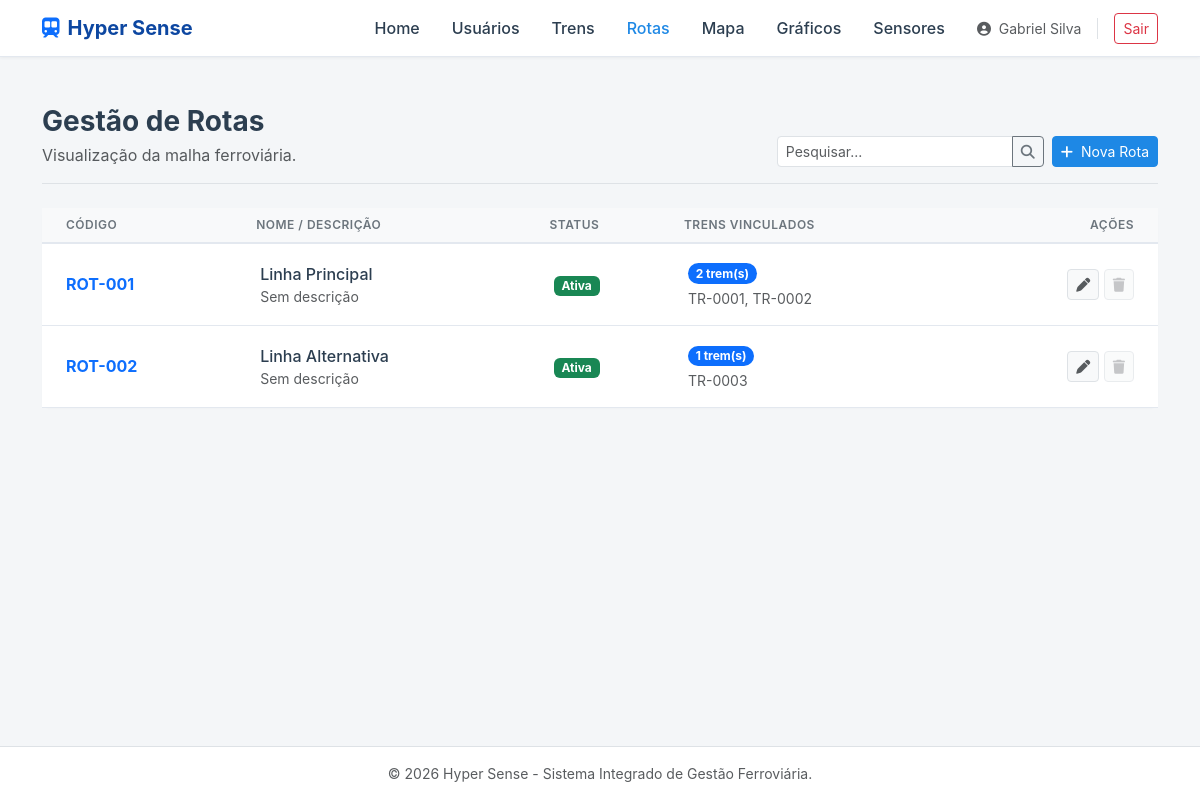
The page /Tela/rotas.php (signed in) on the database its author committed.
### tables this page shows
CREATE TABLE IF NOT EXISTS rotas (
    id INT AUTO_INCREMENT PRIMARY KEY,
    codigo VARCHAR(20) NOT NULL UNIQUE,
    nome VARCHAR(100) NOT NULL,
    status VARCHAR(20) NOT NULL DEFAULT 'Ativa',
    descricao TEXT NULL,
    distancia_km DECIMAL(8,2) NULL,
    tempo_estimado VARCHAR(50) NULL,
    data_criacao DATE NULL
);

### Tela/auth.php (called while the page is built, shortened)
<?php
function isAdmin(): bool {
    return ($_SESSION['usuario_tipo'] ?? '') === 'Administrador';
}
function e($valor): string {
    return htmlspecialchars((string)($valor ?? ''), ENT_QUOTES, 'UTF-8');
}

### Tela/rotas.php (the view, shortened to what this page needs)
<?php
require_once 'auth.php';
$admin = isAdmin();
$busca = trim($_GET['busca'] ?? '');
$sql = "SELECT r.*,
        (SELECT COUNT(*) FROM trens t WHERE t.rota_id = r.id) AS total_trens,
        (SELECT GROUP_CONCAT(t.codigo SEPARATOR ', ') FROM trens t WHERE t.rota_id = r.id) AS lista_trens
        FROM rotas r";
$sql .= " ORDER BY r.codigo";
$stmt = $conexao->prepare($sql);
$stmt->execute();
$rotas = $stmt->get_result()->fetch_all(MYSQLI_ASSOC);
?>
<?php $tituloPagina = 'Gestão de Rotas'; require __DIR__ . '/cabecalho.php'; ?>
<main class="container py-5">
    <div class="d-flex justify-content-between align-items-end flex-wrap gap-3 mb-4 border-bottom pb-3">
        <div>
            <h1 class="h3 fw-bold mb-1">Gestão de Rotas</h1>
            <p class="text-muted mb-0">Visualização da malha ferroviária.</p>
        </div>
        <div class="d-flex gap-2">
            <form method="get" class="d-flex">
                <div class="input-group">
                    <input type="text" name="busca" class="form-control form-control-sm" placeholder="Pesquisar..." value="<?= e($busca) ?>">
                    <button type="submit" class="btn btn-sm btn-outline-secondary"><i class="fas fa-search"></i></button>
                </div>
            </form>
            <?php if ($admin): ?>
                <button class="btn btn-sm btn-primary" data-bs-toggle="modal" data-bs-target="#novaRota"><i class="fas fa-plus me-1"></i> Nova Rota</button>
            <?php endif; ?>
        </div>
    </div>
    <div class="card border-0 shadow-sm">
        <div class="card-body p-0">
            <div class="table-responsive">
                <table class="table table-hover mb-0 align-middle">
                    <thead>
                        <tr>
                            <th class="ps-4">Código</th>
                            <th>Nome / Descrição</th>
                            <th>Status</th>
                            <th>Trens Vinculados</th>
                            <?php if ($admin): ?><th class="text-end pe-4">Ações</th><?php endif; ?>
                        </tr>
                    </thead>
                    <tbody>
                        <?php foreach ($rotas as $rota): ?>
                            <tr>
                                <td class="ps-4 fw-bold text-primary"><?= e($rota['codigo']) ?></td>
                                <td>
                                    <div class="fw-medium"><?= e($rota['nome']) ?></div>
                                    <div class="text-muted small"><?= e($rota['descricao'] ?: 'Sem descrição') ?></div>
                                </td>
                                <td>
                                    <span class="badge bg-<?= $rota['status'] === 'Ativa' ? 'success' : 'secondary' ?>"><?= e($rota['status']) ?></span>
                                </td>
                                <td>
                                    <span class="badge bg-primary rounded-pill mb-1"><?= (int)$rota['total_trens'] ?> trem(s)</span>
                                    <?php if ($rota['lista_trens']): ?>
                                        <div class="small text-muted"><?= e($rota['lista_trens']) ?></div>
                                    <?php endif; ?>
                                </td>
                                <?php if ($admin): ?>
                                    <td class="text-end pe-4 text-nowrap">
                                        <button class="btn btn-sm btn-light border" data-bs-toggle="modal" data-bs-target="#editarRota<?= (int)$rota['id'] ?>" title="Editar Rota">
                                            <i class="fas fa-pen text-muted"></i>
                                        </button>
                                        <form id="formExcluirRota<?= (int)$rota['id'] ?>" method="post" class="d-inline">
                                            <?php if ((int)$rota['total_trens'] > 0): ?>
                                                <button type="button" class="btn btn-sm btn-light border" disabled title="Não é possível excluir: existem trens vinculados.">
                                                    <i class="fas fa-trash text-muted opacity-50"></i>
                                                </button>
                                            <?php endif; ?>
                                        </form>
                                    </td>
                                <?php endif; ?>
                            </tr>
                        <?php endforeach; ?>
                    </tbody>
                </table>
            </div>
        </div>
    </div>
</main>
<?php require __DIR__ . '/rodape.php'; ?>

### Css/style.css (style rules this page uses)
:root { --hyper-azul: #1e88e5; --hyper-azul-escuro: #0d47a1; --hyper-fundo: #f4f6f8; --texto-principal: #2c3e50; --texto-secundario: #6c757d; --borda-padrao: #e3e8ef; }
html, body { min-height: 100%; background: var(--hyper-fundo); }
body { font-family: -apple-system, BlinkMacSystemFont, "Segoe UI", Roboto, Helvetica, Arial, sans-serif; color: var(--texto-principal); }
.pagina-sistema { min-height: 100vh; display: flex; flex-direction: column; }
.pagina-sistema > main { flex: 1 0 auto; }
.card { border: 1px solid var(--borda-padrao); box-shadow: 0 1px 2px rgba(0,0,0,0.02) !important; border-radius: 8px !important; background: #ffffff; }
.table { margin-bottom: 0; }
.table thead th { background: #f8f9fa !important; color: var(--texto-secundario) !important; border-bottom: 2px solid var(--borda-padrao) !important; font-weight: 600; text-transform: uppercase; font-size: 0.75rem; letter-spacing: 0.5px; white-space: nowrap; }
.table tbody td { vertical-align: middle; color: var(--texto-principal); border-bottom: 1px solid var(--borda-padrao); padding: 1rem .75rem; }
.btn-primary { --bs-btn-bg: var(--hyper-azul); --bs-btn-border-color: var(--hyper-azul); --bs-btn-hover-bg: var(--hyper-azul-escuro); --bs-btn-hover-border-color: var(--hyper-azul-escuro); }
*, *::before, *::after { animation: none !important; transition: none !important; scroll-behavior: auto !important; }

### rows shown on the page
rotas: codigo "ROT-001", nome "Linha Principal", descricao "Sem descrição", status "Ativa", total_trens "2", lista_trens "TR-0001, TR-0002"
rotas: codigo "ROT-002", nome "Linha Alternativa", descricao "Sem descrição", status "Ativa", total_trens "1", lista_trens "TR-0003"

### other values the page prints
$nome "Home"
$nome "Usuários"
$nome "Trens"
$nome "Rotas"
$nome "Mapa"
$nome "Gráficos"
$nome "Sensores"
$_SESSION['usuario_nome'] "Gabriel Silva"
